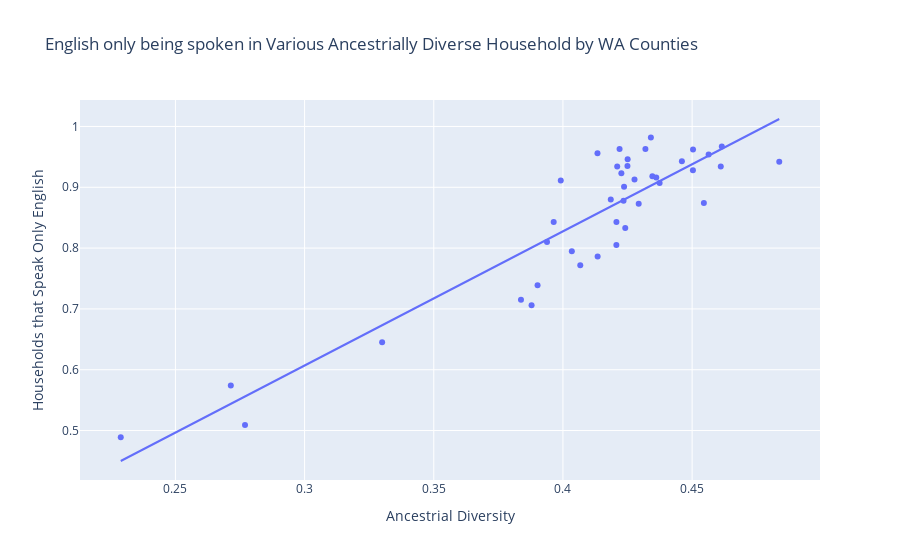

Here is the notebook cell this chart was saved with:
### Code cell
# let's test the strength of the relationships of the two variables: 
# diversity in each county and english only being spoken in households
fig = px.scatter(diverse_lang, x='diversity_ratio', y='english_only', trendline='ols', 
                    title='English only being spoken in Various Ancestrially Diverse Household by WA Counties',
                    labels=dict(diversity_ratio="Ancestrial Diversity", english_only="Households that Speak Only English"))
fig.show()

### Figure 1 — Plotly figure (JSON) as saved in the notebook; plotly's stock layout.template omitted (floating-point values rounded to 4 significant figures)
{"data": [{"hovertemplate": "Ancestrial Diversity=%{x}<br>Households that Speak Only English=%{y}<extra></extra>", "legendgroup": "", "marker": {"color": "#636efa", "symbol": "circle"}, "mode": "markers", "name": "", "orientation": "h", "showlegend": false, "type": "scatter", "x": [0.4034, 0.2288, 0.4134, 0.4134, 0.3902, 0.446, 0.4207, 0.421, 0.4226, 0.3838, 0.4319, 0.2769, 0.4219, 0.33, 0.3992, 0.4374, 0.4837, 0.3879, 0.4361, 0.425, 0.4546, 0.4346, 0.4615, 0.4277, 0.3938, 0.4237, 0.434, 0.3964, 0.4611, 0.4241, 0.4564, 0.4067, 0.4503, 0.4504, 0.4185, 0.425, 0.4207, 0.4235, 0.4293, 0.2714], "xaxis": "x", "y": [0.795, 0.489, 0.956, 0.786, 0.739, 0.943, 0.843, 0.934, 0.923, 0.715, 0.963, 0.509, 0.963, 0.645, 0.911, 0.907, 0.942, 0.706, 0.916, 0.935, 0.874, 0.918, 0.967, 0.913, 0.81, 0.901, 0.982, 0.843, 0.934, 0.833, 0.954, 0.772, 0.928, 0.962, 0.88, 0.946, 0.805, 0.878, 0.873, 0.574], "yaxis": "y"}, {"hovertemplate": "<b>OLS trendline</b><br>english_only = 2.20645 * diversity_ratio + -0.0550222<br>R<sup>2</sup>=0.825389<br><br>Ancestrial Diversity=%{x}<br>Households that Speak Only English=%{y} <b>(trend)</b><extra></extra>", "legendgroup": "", "marker": {"color": "#636efa", "symbol": "circle"}, "mode": "lines", "name": "", "showlegend": false, "type": "scatter", "x": [0.2288, 0.2714, 0.2769, 0.33, 0.3838, 0.3879, 0.3902, 0.3938, 0.3964, 0.3992, 0.4034, 0.4067, 0.4134, 0.4134, 0.4185, 0.4207, 0.4207, 0.421, 0.4219, 0.4226, 0.4235, 0.4237, 0.4241, 0.425, 0.425, 0.4277, 0.4293, 0.4319, 0.434, 0.4346, 0.4361, 0.4374, 0.446, 0.4503, 0.4504, 0.4546, 0.4564, 0.4611, 0.4615, 0.4837], "xaxis": "x", "y": [0.4499, 0.5439, 0.556, 0.6731, 0.7917, 0.8008, 0.8059, 0.8139, 0.8197, 0.8257, 0.8352, 0.8424, 0.8571, 0.8572, 0.8684, 0.8732, 0.8732, 0.8739, 0.8759, 0.8775, 0.8793, 0.8798, 0.8808, 0.8827, 0.8828, 0.8887, 0.8923, 0.898, 0.9027, 0.9039, 0.9072, 0.9101, 0.9292, 0.9386, 0.9387, 0.9479, 0.952, 0.9624, 0.9633, 1.012], "yaxis": "y"}], "layout": {"legend": {"tracegroupgap": 0}, "title": {"text": "English only being spoken in Various Ancestrially Diverse Household by WA Counties"}, "xaxis": {"anchor": "y", "domain": [0, 1], "title": {"text": "Ancestrial Diversity"}}, "yaxis": {"anchor": "x", "domain": [0, 1], "title": {"text": "Households that Speak Only English"}}}}
